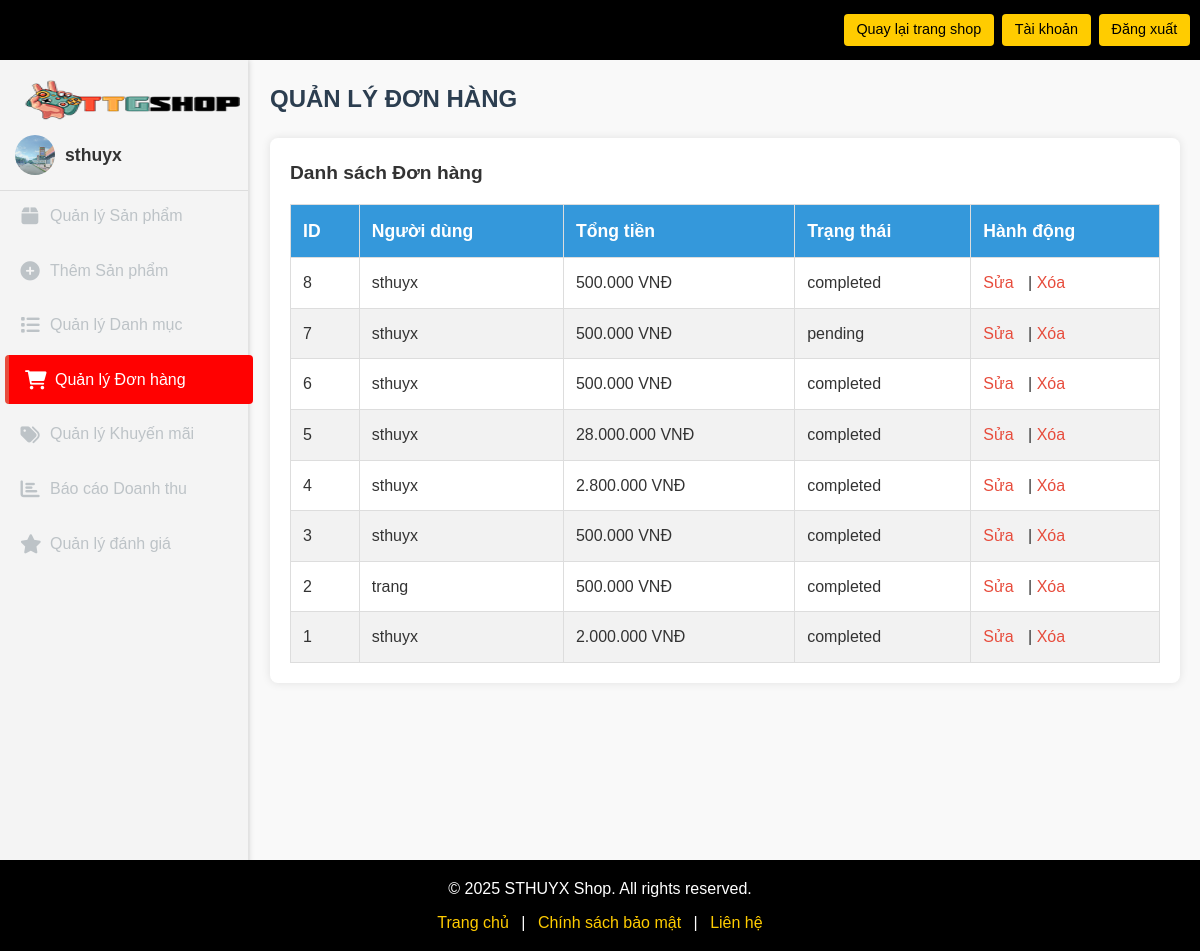
Screenshot of /admin/manage_orders.php (signed in) with the database file from the repository.
### tables this page shows
CREATE TABLE `users` (
  `id` int(11) NOT NULL,
  `username` varchar(255) NOT NULL,
  `email` varchar(255) NOT NULL,
  `full_name` varchar(100) DEFAULT NULL,
  `address` varchar(255) DEFAULT NULL,
  `phone` varchar(15) DEFAULT NULL,
  `password` varchar(255) NOT NULL,
  `is_admin` tinyint(1) DEFAULT 0,
  `created_at` timestamp NOT NULL DEFAULT current_timestamp(),
  `sthuyx` tinyint(1) DEFAULT 0,
  `avatar` varchar(255) DEFAULT NULL
);

CREATE TABLE `orders` (
  `id` int(11) NOT NULL,
  `user_id` int(11) NOT NULL,
  `total` decimal(10,2) NOT NULL,
  `address` text NOT NULL,
  `payment_method` varchar(50) NOT NULL,
  `status` varchar(50) DEFAULT 'pending',
  `created_at` timestamp NOT NULL DEFAULT current_timestamp()
);

### admin/manage_orders.php (called while the page is built, shortened)
<?php
include 'check_admin.php';
$user_id = $_SESSION['user_id'];
$stmt = $conn->prepare("SELECT username, avatar FROM users WHERE id = ?");
$stmt->bind_param("i", $user_id);
$stmt->execute();
$result = $stmt->get_result();
$user = $result->fetch_assoc();
$avatar = $user['avatar'] ? "../uploads/avatars/{$user['avatar']}" : "../images/default_avatar.png";
$username = $user['username'] ?? 'Người dùng';
$sql = "SELECT o.id, u.username, o.total, o.status FROM orders o JOIN users u ON o.user_id = u.id ORDER BY o.id DESC";
$result = $conn->query($sql);
$orders = [];
if ($result->num_rows > 0) {
    while ($row = $result->fetch_assoc()) {
        $orders[] = $row;
    }
}
include 'html/manage_orders_view.php';
?>

### admin/html/manage_orders_view.php (the view, shortened to what this page needs)
<?php include 'header_footer/header.php';?>
<!DOCTYPE html>
<html lang="vi">
<head>
    <link rel="stylesheet" href="../admin/css/admin.css">
    <link rel="stylesheet" href="../admin/css/style.css">
</head>
<body>
    <div class="admin-wrapper">
        <div class="admin-sidebar">
        <div class="logo">
                <a href="index.php">
                    <img src="../images/logo.png" alt="STHUYX Shop Logo" width="150">
                </a>
            </div>
            <ul class="sidebar-menu">
            <div class="user-profile">
                <img src="<?php echo htmlspecialchars($avatar); ?>" alt="Avatar" class="user-avatar">
                <span class="username"><?php echo htmlspecialchars($username); ?></span>
            </div>
            <li><a href="manage_products.php"><i class="fas fa-box"></i> Quản lý Sản phẩm</a></li>
            <li><a href="add_product.php"><i class="fas fa-plus-circle"></i> Thêm Sản phẩm</a></li>
            <li><a href="manage_categories.php"><i class="fas fa-list"></i> Quản lý Danh mục</a></li>
            <li><a href="manage_orders.php" class="active"><i class="fas fa-shopping-cart"></i> Quản lý Đơn hàng</a></li>
            <li><a href="manage_promotions.php"><i class="fas fa-tags"></i> Quản lý Khuyến mãi</a></li>
            <li><a href="report_sales.php"><i class="fas fa-chart-bar"></i> Báo cáo Doanh thu</a></li>
            <li><a href="manage_reviews.php"><i class="fas fa-star"></i> Quản lý đánh giá</a></li>
            </ul>
        </div>
        <div class="admin-content">
            <div class="content-header">
                <h2>QUẢN LÝ ĐƠN HÀNG</h2>
            </div>
            <div class="admin-section">
                <div class="table-container">
                    <h3>Danh sách Đơn hàng</h3>
                    <table>
                        <thead>
                            <tr>
                                <th>ID</th>
                                <th>Người dùng</th>
                                <th>Tổng tiền</th>
                                <th>Trạng thái</th>
                                <th>Hành động</th>
                            </tr>
                        </thead>
                        <tbody>
                            <?php if (count($orders) > 0): ?>
                                <?php foreach ($orders as $row): ?>
                                    <tr>
                                        <td><?php echo htmlspecialchars($row['id']); ?></td>
                                        <td><?php echo htmlspecialchars($row['username']); ?></td>
                                        <td><?php echo number_format($row['total'], 0, ',', '.') . " VNĐ"; ?></td>
                                        <td><?php echo htmlspecialchars($row['status']); ?></td>
                                        <td class="action-links">
                                            <a href="edit_order.php?id=<?php echo $row['id']; ?>">Sửa</a> |
                                            <a href="delete_order.php?id=<?php echo $row['id']; ?>" onclick="return confirm('Bạn có chắc chắn?')">Xóa</a>
                                        </td>
                                    </tr>
                                <?php endforeach; ?>
                            <?php else: ?>
                                <tr><td colspan="5">Không có đơn hàng nào.</td></tr>
                            <?php endif; ?>
                        </tbody>
                    </table>
                </div>
            </div>
        </div>
    </div>
    <?php include '../templates/footer.php'; ?>
</body>
</html>

### admin/css/style.css (style rules this page uses)
* { margin: 0; padding: 0; box-sizing: border-box; font-family: Arial, sans-serif; }
body { background-color: #f4f4f4; color: #333; line-height: 1.6; }
.logo img { vertical-align: middle; max-height: 40px; margin-right: 0.5rem; width: 240px; }

### admin/css/admin.css (style rules this page uses)
* { margin: 0; padding: 0; box-sizing: border-box; }
body { font-family: Arial, sans-serif; line-height: 1.6; background-color: #f4f4f4; }
.admin-wrapper { display: flex; min-height: 100vh; }
.admin-sidebar { color: #fff; padding: 20px 0; position: fixed; left: 0; height: 100%; box-shadow: 2px 0 5px rgba(0, 0, 0, 0.1); transition: width 0.3s ease; z-index: 900; }
.sidebar-menu { list-style: none; }
.sidebar-menu li { margin-bottom: 5px; }
.sidebar-menu li a { color: #bdc3c7; text-decoration: none; font-size: 1rem; display: flex; align-items: center; padding: 12px 20px; transition: all 0.3s ease; border-radius: 4px; }
.sidebar-menu li a i { margin-right: 10px; font-size: 1.2rem; width: 20px; text-align: center; }
.sidebar-menu li a:hover, .sidebar-menu li a.active { color: #fff; background-color: #ff0101; border-left: 4px solid #e74c3c; padding-left: 16px; transform: translateX(5px); }
.admin-content { margin-left: 250px; flex-grow: 1; padding: 20px; background-color: #f9f9f9; min-height: calc(100vh - 60px); }
.content-header h2 { font-size: 1.5rem; color: #2c3e50; margin-bottom: 20px; }
.table-container { background-color: #fff; padding: 20px; border-radius: 8px; box-shadow: 0 0 10px rgba(0, 0, 0, 0.1); }
.table-container h3 { margin-bottom: 15px; color: #333; font-size: 1.2rem; }
table { width: 100%; border-collapse: collapse; }
table th, table td { padding: 12px; text-align: left; border: 1px solid #ddd; }
table th { background-color: #3498db; color: #fff; font-size: 1.1rem; }
table td { font-size: 1rem; }
table tr:nth-child(even) { background-color: #f2f2f2; }
.action-links a { color: #e74c3c; text-decoration: none; margin-right: 10px; }
.user-profile { display: flex; align-items: center; padding: 15px; border-bottom: 1px solid #ddd; background-color: #f5f5f5; }
.user-avatar { width: 40px; height: 40px; border-radius: 50%; margin-right: 10px; object-fit: cover; }
.username { font-size: 1.1rem; font-weight: bold; color: #333; }

### rows the page displays
users: avatar (picture), username "sthuyx"
orders: id "8", user.username "sthuyx", total "500.000", status "completed"
orders: id "7", user.username "sthuyx", total "500.000", status "pending"
orders: id "6", user.username "sthuyx", total "500.000", status "completed"
orders: id "5", user.username "sthuyx", total "28.000.000", status "completed"
orders: id "4", user.username "sthuyx", total "2.800.000", status "completed"
orders: id "3", user.username "sthuyx", total "500.000", status "completed"
orders: id "2", user.username "trang", total "500.000", status "completed"
orders: id "1", user.username "sthuyx", total "2.000.000", status "completed"
